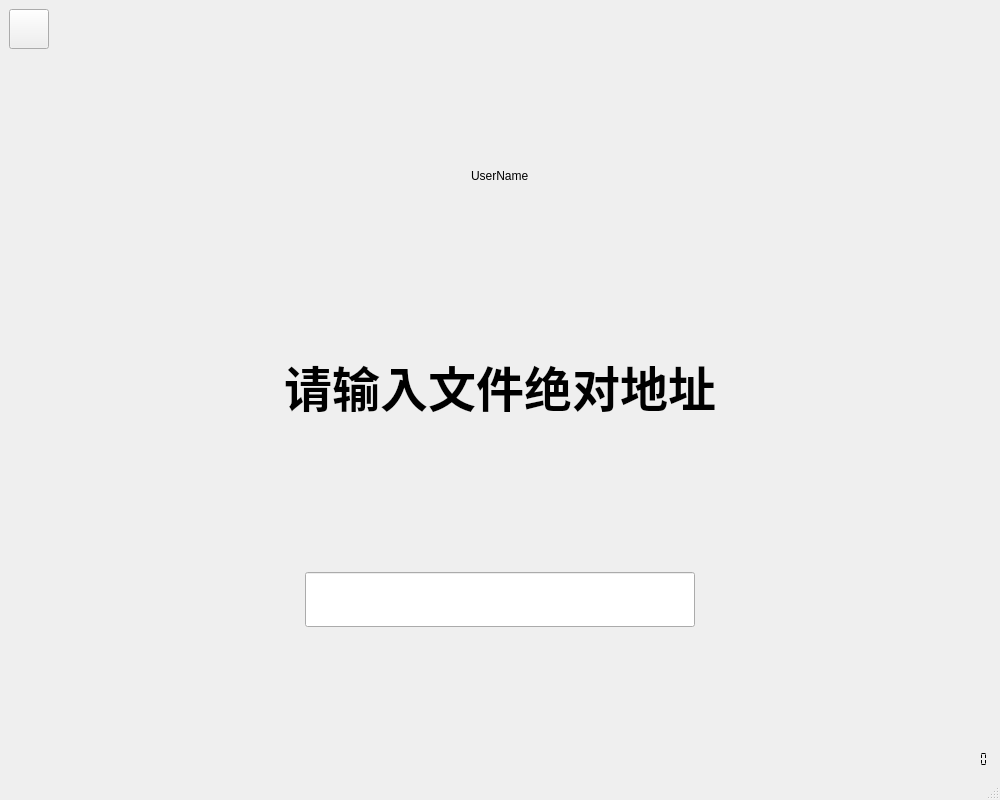
<?xml version="1.0" encoding="UTF-8"?>
<ui version="4.0">
 <class>AdministratorLeadWindow</class>
 <widget class="QMainWindow" name="AdministratorLeadWindow">
  <property name="geometry">
   <rect>
    <x>0</x>
    <y>0</y>
    <width>1000</width>
    <height>800</height>
   </rect>
  </property>
  <property name="minimumSize">
   <size>
    <width>1000</width>
    <height>800</height>
   </size>
  </property>
  <property name="windowTitle">
   <string>MainWindow</string>
  </property>
  <widget class="QWidget" name="centralwidget">
   <layout class="QGridLayout" name="gridLayout_2">
    <item row="0" column="0">
     <layout class="QVBoxLayout" name="verticalLayout">
      <item>
       <layout class="QHBoxLayout" name="horizontalLayout_4">
        <item>
         <widget class="QPushButton" name="BackButton">
          <property name="minimumSize">
           <size>
            <width>40</width>
            <height>40</height>
           </size>
          </property>
          <property name="maximumSize">
           <size>
            <width>40</width>
            <height>40</height>
           </size>
          </property>
          <property name="styleSheet">
           <string notr="true">font: 36pt &quot;.SF NS Text&quot;;</string>
          </property>
          <property name="text">
           <string/>
          </property>
          <property name="icon">
           <iconset>
            <normaloff>../../../Downloads/返回.png</normaloff>../../../Downloads/返回.png</iconset>
          </property>
         </widget>
        </item>
        <item>
         <spacer name="horizontalSpacer_7">
          <property name="orientation">
           <enum>Qt::Horizontal</enum>
          </property>
          <property name="sizeHint" stdset="0">
           <size>
            <width>40</width>
            <height>20</height>
           </size>
          </property>
         </spacer>
        </item>
       </layout>
      </item>
      <item>
       <spacer name="verticalSpacer">
        <property name="orientation">
         <enum>Qt::Vertical</enum>
        </property>
        <property name="sizeHint" stdset="0">
         <size>
          <width>20</width>
          <height>40</height>
         </size>
        </property>
       </spacer>
      </item>
     </layout>
    </item>
    <item row="0" column="1">
     <spacer name="verticalSpacer_3">
      <property name="orientation">
       <enum>Qt::Vertical</enum>
      </property>
      <property name="sizeHint" stdset="0">
       <size>
        <width>20</width>
        <height>40</height>
       </size>
      </property>
     </spacer>
    </item>
    <item row="1" column="0">
     <spacer name="horizontalSpacer_4">
      <property name="orientation">
       <enum>Qt::Horizontal</enum>
      </property>
      <property name="sizeHint" stdset="0">
       <size>
        <width>40</width>
        <height>20</height>
       </size>
      </property>
     </spacer>
    </item>
    <item row="1" column="1">
     <layout class="QGridLayout" name="gridLayout">
      <property name="verticalSpacing">
       <number>150</number>
      </property>
      <item row="0" column="0">
       <layout class="QHBoxLayout" name="horizontalLayout">
        <item>
         <spacer name="horizontalSpacer">
          <property name="orientation">
           <enum>Qt::Horizontal</enum>
          </property>
          <property name="sizeHint" stdset="0">
           <size>
            <width>40</width>
            <height>20</height>
           </size>
          </property>
         </spacer>
        </item>
        <item>
         <widget class="QLabel" name="UserName">
          <property name="minimumSize">
           <size>
            <width>0</width>
            <height>50</height>
           </size>
          </property>
          <property name="maximumSize">
           <size>
            <width>16777215</width>
            <height>50</height>
           </size>
          </property>
          <property name="styleSheet">
           <string notr="true">font: 36pt &quot;.SF NS Text&quot;;</string>
          </property>
          <property name="text">
           <string>UserName</string>
          </property>
         </widget>
        </item>
        <item>
         <spacer name="horizontalSpacer_2">
          <property name="orientation">
           <enum>Qt::Horizontal</enum>
          </property>
          <property name="sizeHint" stdset="0">
           <size>
            <width>40</width>
            <height>20</height>
           </size>
          </property>
         </spacer>
        </item>
       </layout>
      </item>
      <item row="1" column="0">
       <layout class="QHBoxLayout" name="horizontalLayout_2">
        <item>
         <layout class="QHBoxLayout" name="horizontalLayout_6">
          <item>
           <spacer name="horizontalSpacer_11">
            <property name="orientation">
             <enum>Qt::Horizontal</enum>
            </property>
            <property name="sizeHint" stdset="0">
             <size>
              <width>40</width>
              <height>20</height>
             </size>
            </property>
           </spacer>
          </item>
          <item>
           <widget class="QLabel" name="label">
            <property name="font">
             <font>
              <family>微软雅黑</family>
              <pointsize>20</pointsize>
              <weight>75</weight>
              <bold>true</bold>
             </font>
            </property>
            <property name="text">
             <string>&lt;html&gt;&lt;head/&gt;&lt;body&gt;&lt;p&gt;&lt;span style=&quot; font-size:36pt;&quot;&gt;请输入文件绝对地址&lt;/span&gt;&lt;/p&gt;&lt;/body&gt;&lt;/html&gt;</string>
            </property>
           </widget>
          </item>
          <item>
           <spacer name="horizontalSpacer_12">
            <property name="orientation">
             <enum>Qt::Horizontal</enum>
            </property>
            <property name="sizeHint" stdset="0">
             <size>
              <width>40</width>
              <height>20</height>
             </size>
            </property>
           </spacer>
          </item>
         </layout>
        </item>
       </layout>
      </item>
      <item row="2" column="0">
       <layout class="QHBoxLayout" name="horizontalLayout_3">
        <item>
         <layout class="QHBoxLayout" name="horizontalLayout_7">
          <item>
           <spacer name="horizontalSpacer_3">
            <property name="orientation">
             <enum>Qt::Horizontal</enum>
            </property>
            <property name="sizeHint" stdset="0">
             <size>
              <width>40</width>
              <height>20</height>
             </size>
            </property>
           </spacer>
          </item>
          <item>
           <widget class="QLineEdit" name="UserNameLineEdit_2">
            <property name="minimumSize">
             <size>
              <width>390</width>
              <height>55</height>
             </size>
            </property>
            <property name="maximumSize">
             <size>
              <width>390</width>
              <height>55</height>
             </size>
            </property>
            <property name="font">
             <font>
              <family>微软雅黑</family>
              <pointsize>20</pointsize>
             </font>
            </property>
            <property name="inputMask">
             <string/>
            </property>
            <property name="placeholderText">
             <string/>
            </property>
           </widget>
          </item>
          <item>
           <spacer name="horizontalSpacer_5">
            <property name="orientation">
             <enum>Qt::Horizontal</enum>
            </property>
            <property name="sizeHint" stdset="0">
             <size>
              <width>40</width>
              <height>20</height>
             </size>
            </property>
           </spacer>
          </item>
         </layout>
        </item>
       </layout>
      </item>
     </layout>
    </item>
    <item row="1" column="2">
     <spacer name="horizontalSpacer_6">
      <property name="orientation">
       <enum>Qt::Horizontal</enum>
      </property>
      <property name="sizeHint" stdset="0">
       <size>
        <width>40</width>
        <height>20</height>
       </size>
      </property>
     </spacer>
    </item>
    <item row="2" column="1">
     <spacer name="verticalSpacer_4">
      <property name="orientation">
       <enum>Qt::Vertical</enum>
      </property>
      <property name="sizeHint" stdset="0">
       <size>
        <width>20</width>
        <height>40</height>
       </size>
      </property>
     </spacer>
    </item>
    <item row="2" column="2">
     <layout class="QVBoxLayout" name="verticalLayout_2">
      <item>
       <spacer name="verticalSpacer_2">
        <property name="orientation">
         <enum>Qt::Vertical</enum>
        </property>
        <property name="sizeHint" stdset="0">
         <size>
          <width>20</width>
          <height>40</height>
         </size>
        </property>
       </spacer>
      </item>
      <item>
       <layout class="QHBoxLayout" name="horizontalLayout_5">
        <item>
         <spacer name="horizontalSpacer_8">
          <property name="orientation">
           <enum>Qt::Horizontal</enum>
          </property>
          <property name="sizeHint" stdset="0">
           <size>
            <width>40</width>
            <height>20</height>
           </size>
          </property>
         </spacer>
        </item>
        <item>
         <widget class="QLCDNumber" name="Time">
          <property name="minimumSize">
           <size>
            <width>140</width>
            <height>20</height>
           </size>
          </property>
          <property name="maximumSize">
           <size>
            <width>140</width>
            <height>20</height>
           </size>
          </property>
          <property name="styleSheet">
           <string notr="true">font: 13pt &quot;Arial&quot;;</string>
          </property>
          <property name="frameShape">
           <enum>QFrame::NoFrame</enum>
          </property>
          <property name="digitCount">
           <number>19</number>
          </property>
          <property name="segmentStyle">
           <enum>QLCDNumber::Flat</enum>
          </property>
         </widget>
        </item>
       </layout>
      </item>
     </layout>
    </item>
   </layout>
  </widget>
  <widget class="QMenuBar" name="menubar">
   <property name="geometry">
    <rect>
     <x>0</x>
     <y>0</y>
     <width>1000</width>
     <height>22</height>
    </rect>
   </property>
  </widget>
  <widget class="QStatusBar" name="statusbar"/>
 </widget>
 <resources/>
 <connections/>
</ui>
